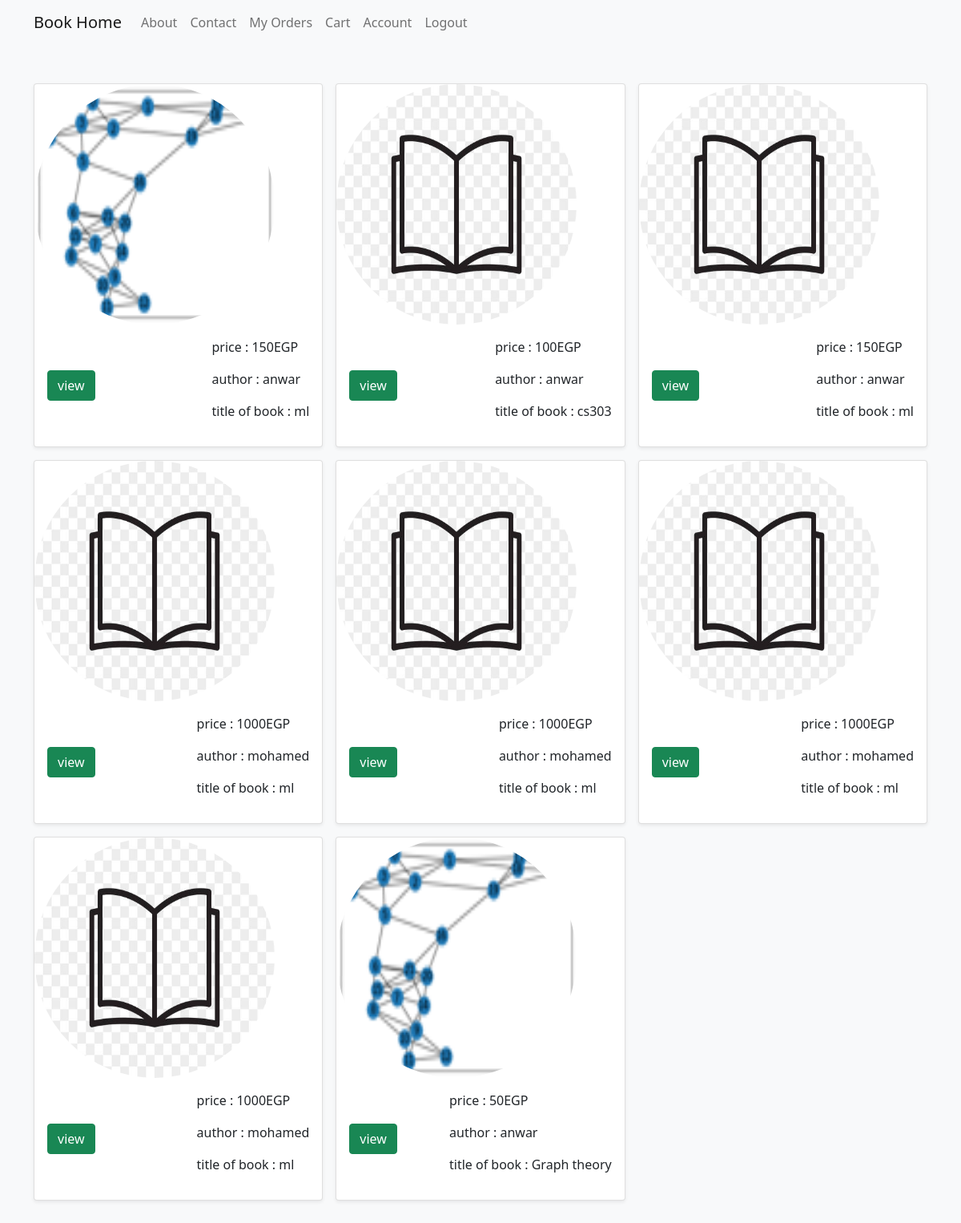
The app's page /home (signed in) with its own data.
### Models.py (models this page shows, shortened)
class Book(db.Model, UserMixin):
    id = db.Column(db.Integer, primary_key=True)
    title = db.Column(db.String(100), nullable=False)
    author = db.Column(db.String(100), nullable=False)
    publication = db.Column(db.String(100), nullable=False)
    ISBN = db.Column(db.String(100), nullable=False)
    content = db.Column(db.Text, nullable=False)
    price = db.Column(db.Integer, nullable=False)
    piece=db.Column(db.Integer, nullable=False)
    image_file = db.Column(db.String(20), nullable=False, default='default.jpg')
    cart=db.relationship('Cart', backref='cartbook', lazy=True)
    orderbook=db.relationship('OrderBook', backref='orderbook', lazy=True)

### routes.py (the view)
@app.route("/")
@app.route("/home")
def home():
    books=Book.query.all()
    return render_template('books.html', books=books)

### Models.py (called while the page is built)
@login_manager.user_loader
def load_user(user_id):
    return User.query.get(int(user_id))

### templates/books.html (shortened to what this page needs)
{% extends "home.html" %}
  {% block content %}
  <div class="album py-5 bg-light">
    <div class="container">
      <div class="row row-cols-1 row-cols-sm-2 row-cols-md-3 g-3">
      {% for book in books %}
        <div class="col">
          <div class="card shadow-sm">
          <img class="rounded-circle article-img"
            {% if book.image_file[0] == "C" %}
              src="{{ url_for('static',filename='book_profile/' + 'defalt.jpg' ) }}" width = "300" height = "300">
          {%else%}
                src="{{ url_for('static',filename='book_profile/' + book.image_file ) }}" width = "300" height = "300">
          {%endif%}
            <div class="card-body">
              <div class="d-flex justify-content-between align-items-center">
                <div class="btn-group">
    <a class="btn btn-success"  role = "button"
    href="{{ url_for('book_info', book_id=book.id) }}">view</a>
    </div>
    <div>
         <p class="article-content">price : {{ book.price }}EGP</p>
         <p class="article-content">author : {{ book.author}}</p>
         <p class="article-content">title of book : {{ book.title}}</p>
         </div>
            </div>
          </div>
        </div>
        </div>
    {% endfor %}
  {% endblock %}

### records on screen
Book: image_file (picture), price "150", author "anwar", title "ml"
Book: price "100", author "anwar", title "cs303"
Book: price "150", author "anwar", title "ml"
Book: price "1000", author "mohamed", title "ml"
Book: price "1000", author "mohamed", title "ml"
Book: price "1000", author "mohamed", title "ml"
Book: price "1000", author "mohamed", title "ml"
Book: image_file (picture), price "50", author "anwar", title "Graph theory"
